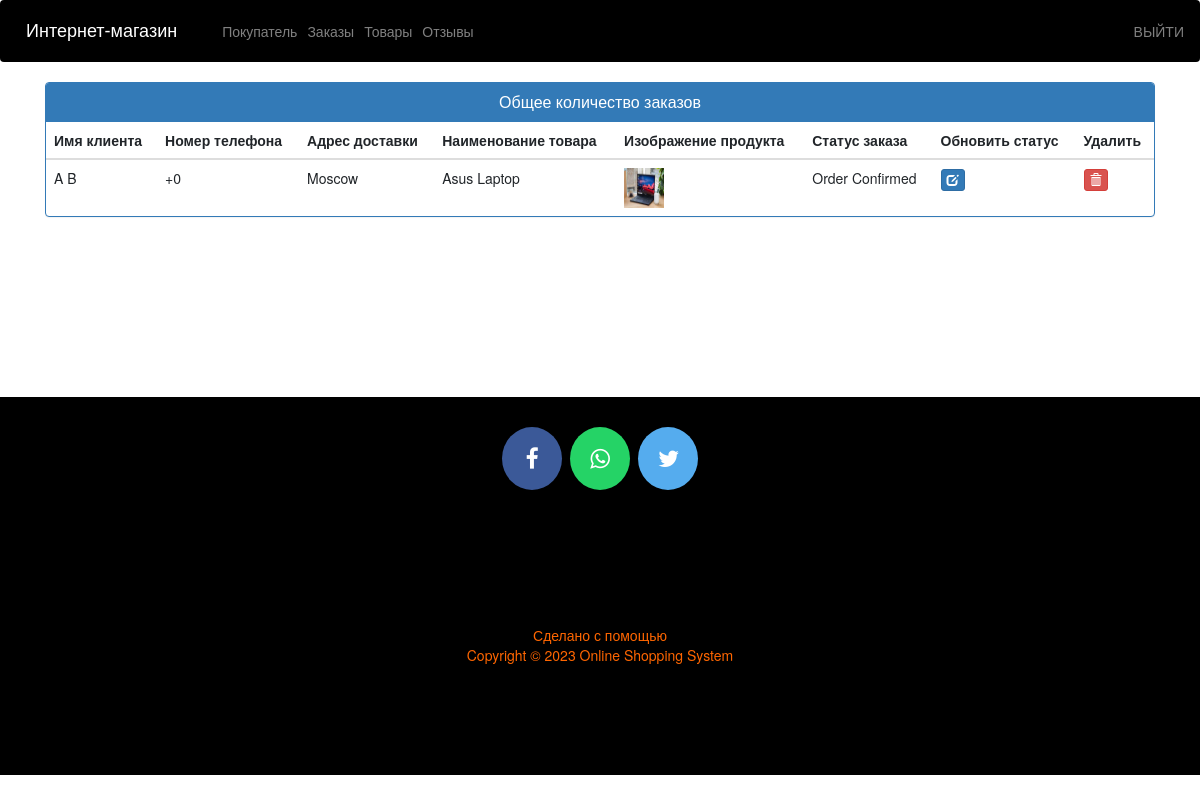
/admin-view-booking (signed in), run on an earlier commit of the app's database.
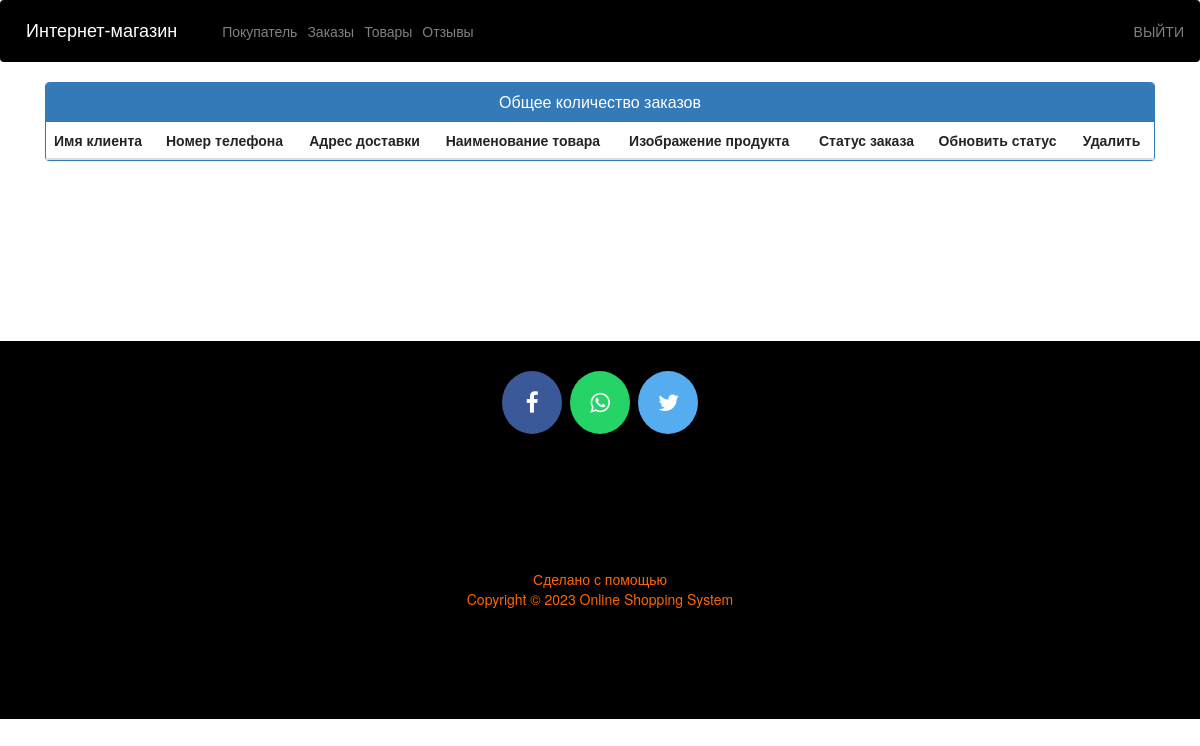
And on a later commit of the database.
### ecom/models.py (models this page shows, shortened)
class Customer(models.Model):
    user = models.OneToOneField(User, on_delete=models.CASCADE)
    profile_pic = models.ImageField(upload_to='profile_pic/CustomerProfilePic/', null=True, blank=True)
    address = models.CharField(max_length=40)
    mobile = models.CharField(max_length=20, null=False)
    @property
    def get_name(self):
        return self.user.first_name+" "+self.user.last_name

class Orders(models.Model):
    STATUS = (
        ('Pending', 'Pending'),
        ('Order Confirmed', 'Order Confirmed'),
        ('Out for Delivery', 'Out for Delivery'),
        ('Delivered', 'Delivered'),
    )
    customer = models.ForeignKey('Customer', on_delete=models.CASCADE, null=True)
    product = models.ForeignKey('Product', on_delete=models.CASCADE, null=True)
    email = models.CharField(max_length=50, null=True)
    address = models.CharField(max_length=500, null=True)
    mobile = models.CharField(max_length=20, null=True)
    order_date = models.DateField(auto_now_add=True, null=True)
    status = models.CharField(max_length=50, null=True, choices=STATUS)

class Product(models.Model):
    name = models.CharField(max_length=40)
    product_image = models.ImageField(upload_to='product_image/', null=True, blank=True)
    price = models.PositiveIntegerField()
    description = models.CharField(max_length=40)

### ecom/views.py (the view)
# urls.py: path('admin-view-booking', views.admin_view_booking_view, name='admin-view-booking'),
@login_required(login_url='adminlogin')
def admin_view_booking_view(request):
    orders = models.Orders.objects.all()
    ordered_products = []
    ordered_bys = []
    for order in orders:
        ordered_product = models.Product.objects.all().filter(id=order.product.id)
        ordered_by = models.Customer.objects.all().filter(id=order.customer.id)
        ordered_products.append(ordered_product)
        ordered_bys.append(ordered_by)
    return render(request, 'ecom/admin_view_booking.html', {'data': zip(ordered_products, ordered_bys, orders)})

### templates/ecom/admin_view_booking.html (shortened to what this page needs)
{% extends 'ecom/admin_base.html' %}
{% load static %}
{% block content %}
<head>
  <link href="//netdna.bootstrapcdn.com/bootstrap/3.0.0/css/bootstrap.min.css" rel="stylesheet" id="bootstrap-css">
</head>
<div class="container">
  <div class="panel panel-primary">
    <div class="panel-heading">
      <h6 class="panel-title">Общее количество заказов</h6>
    </div>
    <table class="table table-hover" id="dev-table">
      <thead>
        <tr>
          <th>Имя клиента</th>
          <th>Номер телефона</th>
          <th>Адрес доставки</th>
          <th>Наименование товара</th>
          <th>Изображение продукта</th>
          <th>Статус заказа</th>
          <th>Обновить статус</th>
          <th>Удалить</th>
        </tr>
      </thead>
      {% for product,customer,order in data %}
      <tr>
        {% for c in customer %}
        <td> {{c.get_name}}</td>
        <td>{{c.mobile}}</td>
        <td>{{order.address}}</td>
        {% endfor %}
        {% for p in product %}
        <td> {{p.name}}</td>
        <td> <img src="{% static p.product_image.url %}" alt="Profile Pic" height="40px" width="40px" /></td>
        <td>{{order.status}}</td>
        <td><a class="btn btn-primary btn-xs" href="{% url 'update-order' order.id  %}"><span class="glyphicon glyphicon-edit"></span></a></td>
        <td><a class="btn btn-danger btn-xs" href="{% url 'delete-order' order.id  %}"><span class="glyphicon glyphicon-trash"></span></a></td>
        {% endfor %}
      </tr>
      {% endfor %}
    </table>
  </div>
</div>
{% endblock content %}

What changed in the data, as far as the page shows it:
removed Orders: address "Moscow", status "Order Confirmed"
removed Customer: get_name "A B", mobile "+0"
no longer on this page (row unchanged): Product: name "Asus Laptop", product_image (picture)
